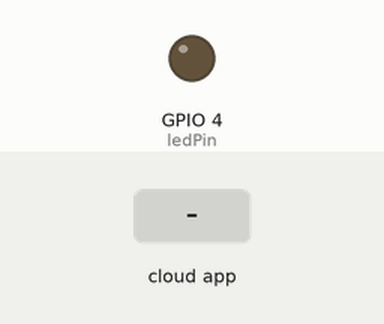
A sketch run on a simulated ESP32. On the bench: output pins drawn as LEDs (lit = HIGH). The inputs (shaded band) are chosen by the test bench. WiFi joins after 1.5 s; servers stay silent unless stated; the Firebase database answers and starts empty; what the sketch prints to the serial monitor is not drawn.

Above: at 2.7 s.
2.8 s: the phone or cloud app sets state to 1
At 4.8 s:
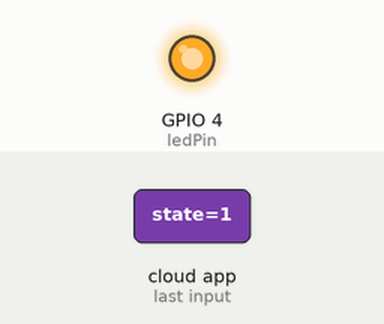
5.1 s: the phone or cloud app sets state to 0
At 6.7 s:
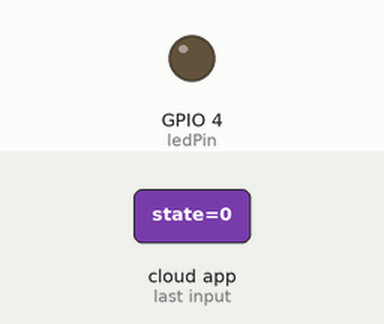
Timing chart, 0 to 8.2 s (numbered marks = the images above; inputs shaded):
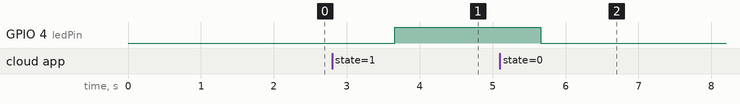

Measured:
- after the input at 2.8 s, GPIO 4 (ledPin): LOW → HIGH after 0.86 s
- after the input at 5.1 s, GPIO 4 (ledPin): HIGH → LOW after 0.56 s

The sketch:

ESP32-Firebase-Demo.ino
```cpp
#include <WiFi.h>
#include <Firebase_ESP_Client.h>

/* 1. Define the WiFi credentials */
#define WIFI_SSID "Your_SSID"
#define WIFI_PASSWORD "YOUR_PASSWORD"

/* 2. Define the API Key */
#define API_KEY "YOUR_API_KEY"

/* 3. Define the RTDB URL */
#define DATABASE_URL "YOUR_RTDB_URL"

/* 4. Define the user Email and password that alreadey registerd or added in your project */
#define USER_EMAIL "user_email"
#define USER_PASSWORD "user_password"

// Define Firebase Data object
FirebaseData fbdo;

FirebaseAuth auth;
FirebaseConfig config;

unsigned long sendDataPrevMillis = 0;

const int ledPin = 4;

void setup()
{
  pinMode(ledPin, OUTPUT);
  digitalWrite(ledPin, LOW);

  Serial.begin(115200);
  WiFi.begin(WIFI_SSID, WIFI_PASSWORD);

  Serial.print("Connecting to Wi-Fi");
  while (WiFi.status() != WL_CONNECTED)
  {
    Serial.print(".");
    delay(300);
  }
  Serial.println();
  Serial.print("Connected with IP: ");
  Serial.println(WiFi.localIP());
  Serial.println();

  /* Assign the api key (required) */
  config.api_key = API_KEY;

  /* Assign the user sign in credentials */
  auth.user.email = USER_EMAIL;
  auth.user.password = USER_PASSWORD;

  /* Assign the RTDB URL (required) */
  config.database_url = DATABASE_URL;

  // Comment or pass false value when WiFi reconnection will control by your code or third party library e.g. WiFiManager
  Firebase.reconnectNetwork(true);

  // Since v4.4.x, BearSSL engine was used, the SSL buffer need to be set.
  // Large data transmission may require larger RX buffer, otherwise connection issue or data read time out can be occurred.
  fbdo.setBSSLBufferSize(4096 /* Rx buffer size in bytes from 512 - 16384 */, 1024 /* Tx buffer size in bytes from 512 - 16384 */);

  // Limit the size of response payload to be collected in FirebaseData
  fbdo.setResponseSize(2048);

  Firebase.begin(&config, &auth);

  Firebase.setDoubleDigits(5);

  config.timeout.serverResponse = 10 * 1000;
}

void loop()
{
  // Firebase.ready() should be called repeatedly to handle authentication tasks.
  if (Firebase.ready() && (millis() - sendDataPrevMillis > 1000 || sendDataPrevMillis == 0))
  {
    sendDataPrevMillis = millis();

  int ledState;
   if(Firebase.RTDB.getInt(&fbdo, "/led/state", &ledState)){
    digitalWrite(ledPin, ledState);
   }else{
    Serial.println(fbdo.errorReason().c_str());
   }
  }
}
```
